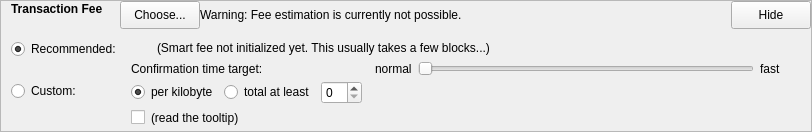
    <widget class="QFrame" name="frameFee">
     <property name="sizePolicy">
      <sizepolicy hsizetype="Expanding" vsizetype="Expanding">
       <horstretch>0</horstretch>
       <verstretch>0</verstretch>
      </sizepolicy>
     </property>
     <property name="maximumSize">
      <size>
       <width>16777215</width>
       <height>16777215</height>
      </size>
     </property>
     <property name="frameShape">
      <enum>QFrame::StyledPanel</enum>
     </property>
     <property name="frameShadow">
      <enum>QFrame::Sunken</enum>
     </property>
     <layout class="QVBoxLayout" name="verticalLayoutFee1">
      <property name="spacing">
       <number>0</number>
      </property>
      <property name="leftMargin">
       <number>0</number>
      </property>
      <property name="topMargin">
       <number>0</number>
      </property>
      <property name="rightMargin">
       <number>0</number>
      </property>
      <property name="bottomMargin">
       <number>0</number>
      </property>
      <item>
       <layout class="QVBoxLayout" name="verticalLayoutFee2" stretch="0,0,0">
        <property name="spacing">
         <number>0</number>
        </property>
        <property name="leftMargin">
         <number>10</number>
        </property>
        <property name="topMargin">
         <number>0</number>
        </property>
        <item>
         <layout class="QHBoxLayout" name="horizontalLayoutFee1">
          <property name="bottomMargin">
           <number>0</number>
          </property>
          <item>
           <layout class="QVBoxLayout" name="verticalLayoutFee7">
            <property name="spacing">
             <number>0</number>
            </property>
            <property name="bottomMargin">
             <number>5</number>
            </property>
            <item>
             <spacer name="verticalSpacerSmartFee">
              <property name="orientation">
               <enum>Qt::Vertical</enum>
              </property>
              <property name="sizeType">
               <enum>QSizePolicy::Fixed</enum>
              </property>
              <property name="sizeHint" stdset="0">
               <size>
                <width>1</width>
                <height>1</height>
               </size>
              </property>
             </spacer>
            </item>
            <item>
             <layout class="QHBoxLayout" name="horizontalLayoutSmartFee">
              <property name="spacing">
               <number>10</number>
              </property>
              <item>
               <widget class="QLabel" name="labelFeeHeadline">
                <property name="sizePolicy">
                 <sizepolicy hsizetype="Preferred" vsizetype="Maximum">
                  <horstretch>0</horstretch>
                  <verstretch>0</verstretch>
                 </sizepolicy>
                </property>
                <property name="minimumSize">
                 <size>
                  <width>0</width>
                  <height>0</height>
                 </size>
                </property>
                <property name="maximumSize">
                 <size>
                  <width>16777215</width>
                  <height>16777215</height>
                 </size>
                </property>
                <property name="font">
                 <font>
                  <weight>75</weight>
                  <bold>true</bold>
                 </font>
                </property>
                <property name="text">
                 <string>Transaction Fee</string>
                </property>
               </widget>
              </item>
              <item>
               <widget class="QLabel" name="labelFeeMinimized">
                <property name="text">
                 <string/>
                </property>
               </widget>
              </item>
             </layout>
            </item>
            <item>
             <spacer name="verticalSpacer_5">
              <property name="orientation">
               <enum>Qt::Vertical</enum>
              </property>
              <property name="sizeType">
               <enum>QSizePolicy::Fixed</enum>
              </property>
              <property name="sizeHint" stdset="0">
               <size>
                <width>1</width>
                <height>8</height>
               </size>
              </property>
             </spacer>
            </item>
           </layout>
          </item>
          <item>
           <widget class="QPushButton" name="buttonChooseFee">
            <property name="minimumSize">
             <size>
              <width>0</width>
              <height>0</height>
             </size>
            </property>
            <property name="maximumSize">
             <size>
              <width>80</width>
              <height>28</height>
             </size>
            </property>
            <property name="text">
             <string>Choose...</string>
            </property>
           </widget>
          </item>
          <item>
           <widget class="QLabel" name="fallbackFeeWarningLabel">
            <property name="font">
             <font>
              <weight>50</weight>
              <bold>false</bold>
             </font>
            </property>
            <property name="toolTip">
             <string>Using the fallbackfee can result in sending a transaction that will take several hours or days (or never) to confirm. Consider choosing your fee manually or wait until your have validated the complete chain.</string>
            </property>
            <property name="text">
             <string>Warning: Fee estimation is currently not possible.</string>
            </property>
           </widget>
          </item>
          <item>
           <spacer name="horizontalSpacer_4">
            <property name="orientation">
             <enum>Qt::Horizontal</enum>
            </property>
            <property name="sizeHint" stdset="0">
             <size>
              <width>40</width>
              <height>20</height>
             </size>
            </property>
           </spacer>
          </item>
          <item>
           <widget class="QPushButton" name="buttonMinimizeFee">
            <property name="minimumSize">
             <size>
              <width>0</width>
              <height>0</height>
             </size>
            </property>
            <property name="maximumSize">
             <size>
              <width>80</width>
              <height>28</height>
             </size>
            </property>
            <property name="toolTip">
             <string>collapse fee-settings</string>
            </property>
            <property name="text">
             <string>Hide</string>
            </property>
           </widget>
          </item>
         </layout>
        </item>
        <item>
         <widget class="QFrame" name="frameFeeSelection">
          <layout class="QVBoxLayout" name="verticalLayoutFee12">
           <property name="spacing">
            <number>0</number>
           </property>
           <property name="leftMargin">
            <number>0</number>
           </property>
           <property name="topMargin">
            <number>0</number>
           </property>
           <property name="rightMargin">
            <number>0</number>
           </property>
           <property name="bottomMargin">
            <number>0</number>
           </property>
           <item>
            <layout class="QGridLayout" name="gridLayoutFee">
             <property name="topMargin">
              <number>10</number>
             </property>
             <property name="bottomMargin">
              <number>4</number>
             </property>
             <property name="horizontalSpacing">
              <number>10</number>
             </property>
             <property name="verticalSpacing">
              <number>4</number>
             </property>
             <item row="1" column="1">
              <layout class="QVBoxLayout" name="verticalLayoutFee8">
               <property name="spacing">
                <number>6</number>
               </property>
               <item>
                <layout class="QHBoxLayout" name="horizontalLayoutFee13">
                 <item>
                  <widget class="QRadioButton" name="radioCustomPerKilobyte">
                   <property name="toolTip">
                    <string>If the custom fee is set to 1000 tnsoom and the transaction is only 250 bytes, then &quot;per kilobyte&quot; only pays 250 tnsoom in fee,&lt;br&gt;while &quot;at least&quot; pays 1000 tnsoom. For transactions bigger than a kilobyte both pay by kilobyte.</string>
                   </property>
                   <property name="text">
                    <string>per kilobyte</string>
                   </property>
                   <property name="checked">
                    <bool>true</bool>
                   </property>
                   <attribute name="buttonGroup">
                    <string notr="true">groupCustomFee</string>
                   </attribute>
                  </widget>
                 </item>
                 <item>
                  <widget class="QRadioButton" name="radioCustomAtLeast">
                   <property name="toolTip">
                    <string>If the custom fee is set to 1000 tnsoom and the transaction is only 250 bytes, then &quot;per kilobyte&quot; only pays 250 tnsoom in fee,&lt;br&gt;while &quot;total at least&quot; pays 1000 tnsoom. For transactions bigger than a kilobyte both pay by kilobyte.</string>
                   </property>
                   <property name="text">
                    <string>total at least</string>
                   </property>
                   <attribute name="buttonGroup">
                    <string notr="true">groupCustomFee</string>
                   </attribute>
                  </widget>
                 </item>
                 <item>
                  <widget class="BitcoinAmountField" name="customFee"/>
                 </item>
                 <item>
                  <spacer name="horizontalSpacer_6">
                   <property name="orientation">
                    <enum>Qt::Horizontal</enum>
                   </property>
                   <property name="sizeHint" stdset="0">
                    <size>
                     <width>1</width>
                     <height>1</height>
                    </size>
                   </property>
                  </spacer>
                 </item>
                </layout>
               </item>
               <item>
                <layout class="QHBoxLayout" name="horizontalLayoutFee8">
                 <item>
                  <widget class="QCheckBox" name="checkBoxMinimumFee">
                   <property name="toolTip">
                    <string>Paying only the minimum fee is just fine as long as there is less transaction volume than space in the blocks.&lt;br&gt;But be aware that this can end up in a never confirming transaction once there is more demand for Soom transactions than the network can process.</string>
                   </property>
                   <property name="text">
                    <string/>
                   </property>
                  </widget>
                 </item>
                 <item>
                  <widget class="QLabel" name="labelMinFeeWarning">
                   <property name="enabled">
                    <bool>true</bool>
                   </property>
                   <property name="toolTip">
                    <string>Paying only the minimum fee is just fine as long as there is less transaction volume than space in the blocks.&lt;br&gt;But be aware that this can end up in a never confirming transaction once there is more demand for Soom transactions than the network can process.</string>
                   </property>
                   <property name="text">
                    <string>(read the tooltip)</string>
                   </property>
                   <property name="margin">
                    <number>5</number>
                   </property>
                  </widget>
                 </item>
                 <item>
                  <spacer name="horizontalSpacer_2">
                   <property name="orientation">
                    <enum>Qt::Horizontal</enum>
                   </property>
                   <property name="sizeHint" stdset="0">
                    <size>
                     <width>1</width>
                     <height>1</height>
                    </size>
                   </property>
                  </spacer>
                 </item>
                </layout>
               </item>
              </layout>
             </item>
             <item row="0" column="0">
              <layout class="QVBoxLayout" name="verticalLayoutFee4" stretch="0,1">
               <item>
                <widget class="QRadioButton" name="radioSmartFee">
                 <property name="text">
                  <string>Recommended:</string>
                 </property>
                 <property name="checked">
                  <bool>true</bool>
                 </property>
                 <attribute name="buttonGroup">
                  <string notr="true">groupFee</string>
                 </attribute>
                </widget>
               </item>
               <item>
                <spacer name="verticalSpacer_2">
                 <property name="orientation">
                  <enum>Qt::Vertical</enum>
                 </property>
                 <property name="sizeHint" stdset="0">
                  <size>
                   <width>1</width>
                   <height>1</height>
                  </size>
                 </property>
                </spacer>
               </item>
              </layout>
             </item>
             <item row="1" column="0">
              <layout class="QVBoxLayout" name="verticalLayoutFee9" stretch="0,1">
               <item>
                <widget class="QRadioButton" name="radioCustomFee">
                 <property name="text">
                  <string>Custom:</string>
                 </property>
                 <property name="checked">
                  <bool>false</bool>
                 </property>
                 <attribute name="buttonGroup">
                  <string notr="true">groupFee</string>
                 </attribute>
                </widget>
               </item>
               <item>
                <spacer name="verticalSpacer_6">
                 <property name="orientation">
                  <enum>Qt::Vertical</enum>
                 </property>
                 <property name="sizeHint" stdset="0">
                  <size>
                   <width>1</width>
                   <height>1</height>
                  </size>
                 </property>
                </spacer>
               </item>
              </layout>
             </item>
             <item row="0" column="1">
              <layout class="QVBoxLayout" name="verticalLayoutFee3" stretch="0,0,1">
               <property name="spacing">
                <number>6</number>
               </property>
               <property name="topMargin">
                <number>2</number>
               </property>
               <item>
                <layout class="QHBoxLayout" name="horizontalLayoutFee12">
                 <item>
                  <widget class="QLabel" name="labelSmartFee">
                   <property name="text">
                    <string/>
                   </property>
                   <property name="margin">
                    <number>2</number>
                   </property>
                  </widget>
                 </item>
                 <item>
                  <widget class="QLabel" name="labelFeeEstimation">
                   <property name="text">
                    <string/>
                   </property>
                  </widget>
                 </item>
                 <item>
                  <widget class="QLabel" name="labelSmartFee2">
                   <property name="text">
                    <string>(Smart fee not initialized yet. This usually takes a few blocks...)</string>
                   </property>
                   <property name="margin">
                    <number>2</number>
                   </property>
                  </widget>
                 </item>
                 <item>
                  <spacer name="horizontalSpacer_5">
                   <property name="orientation">
                    <enum>Qt::Horizontal</enum>
                   </property>
                   <property name="sizeHint" stdset="0">
                    <size>
                     <width>1</width>
                     <height>1</height>
                    </size>
                   </property>
                  </spacer>
                 </item>
                </layout>
               </item>
               <item>
                <layout class="QHBoxLayout" name="horizontalLayoutFee9">
                 <item>
                  <layout class="QHBoxLayout" name="verticalLayoutFee6">
                   <item>
                    <widget class="QLabel" name="labelSmartFee3">
                     <property name="text">
                      <string>Confirmation time target:</string>
                     </property>
                     <property name="margin">
                      <number>2</number>
                     </property>
                    </widget>
                   </item>
                   <item>
                    <widget class="QLabel" name="confirmationTargetLabel">
                     <property name="enabled">
                      <bool>true</bool>
                     </property>
                     <property name="minimumSize">
                      <size>
                       <width>100</width>
                       <height>0</height>
                      </size>
                     </property>
                     <property name="text">
                      <string/>
                     </property>
                    </widget>
                   </item>
                  </layout>
                 </item>
                 <item>
                  <layout class="QHBoxLayout" name="verticalLayoutFee5">
                   <property name="rightMargin">
                    <number>30</number>
                   </property>
                   <item>
                    <widget class="QLabel" name="labelSmartFeeNormal">
                     <property name="text">
                      <string>normal</string>
                     </property>
                    </widget>
                   </item>
                   <item>
                    <widget class="QSlider" name="sliderSmartFee">
                     <property name="minimum">
                      <number>0</number>
                     </property>
                     <property name="maximum">
                      <number>24</number>
                     </property>
                     <property name="pageStep">
                      <number>1</number>
                     </property>
                     <property name="value">
                      <number>0</number>
                     </property>
                     <property name="orientation">
                      <enum>Qt::Horizontal</enum>
                     </property>
                     <property name="invertedAppearance">
                      <bool>false</bool>
                     </property>
                     <property name="invertedControls">
                      <bool>false</bool>
                     </property>
                     <property name="tickPosition">
                      <enum>QSlider::NoTicks</enum>
                     </property>
                    </widget>
                   </item>
                   <item>
                    <widget class="QLabel" name="labelSmartFeeFast">
                     <property name="text">
                      <string>fast</string>
                     </property>
                     <property name="alignment">
                      <set>Qt::AlignLeading|Qt::AlignLeft|Qt::AlignVCenter</set>
                     </property>
                    </widget>
                   </item>
                  </layout>
                 </item>
                </layout>
               </item>
               <item>
                <spacer name="verticalSpacer_4">
                 <property name="orientation">
                  <enum>Qt::Vertical</enum>
                 </property>
                 <property name="sizeHint" stdset="0">
                  <size>
                   <width>1</width>
                   <height>1</height>
                  </size>
                 </property>
                </spacer>
               </item>
              </layout>
             </item>
            </layout>
           </item>
           <item>
            <spacer name="verticalSpacerFee2">
             <property name="orientation">
              <enum>Qt::Vertical</enum>
             </property>
             <property name="sizeHint" stdset="0">
              <size>
               <width>1</width>
               <height>1</height>
              </size>
             </property>
            </spacer>
           </item>
          </layout>
         </widget>
        </item>
        <item>
         <spacer name="verticalSpacerFee">
          <property name="orientation">
           <enum>Qt::Vertical</enum>
          </property>
          <property name="sizeHint" stdset="0">
           <size>
            <width>800</width>
            <height>1</height>
           </size>
          </property>
         </spacer>
        </item>
       </layout>
      </item>
     </layout>
    </widget>
